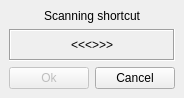
<ui version="4.0" >
 <author>R. Reucher</author>
 <class>KeySequenceScanner</class>
 <widget class="QDialog" name="KeySequenceScanner" >
  <property name="geometry" >
   <rect>
    <x>0</x>
    <y>0</y>
    <width>178</width>
    <height>98</height>
   </rect>
  </property>
  <property name="windowTitle" >
   <string>Scanning shortcut</string>
  </property>
  <layout class="QGridLayout" >
   <item row="1" column="0" colspan="2" >
    <widget class="QLabel" name="labelKeySequence" >
     <property name="frameShape" >
      <enum>QFrame::Box</enum>
     </property>
     <property name="frameShadow" >
      <enum>QFrame::Sunken</enum>
     </property>
     <property name="text" >
      <string>&lt;&lt;&lt;>>></string>
     </property>
     <property name="alignment" >
      <set>Qt::AlignCenter</set>
     </property>
    </widget>
   </item>
   <item row="2" column="0" >
    <widget class="QPushButton" name="pushButtonOk" >
     <property name="enabled" >
      <bool>false</bool>
     </property>
     <property name="focusPolicy" >
      <enum>Qt::ClickFocus</enum>
     </property>
     <property name="toolTip" >
      <string>Accept key sequence</string>
     </property>
     <property name="text" >
      <string>Ok</string>
     </property>
    </widget>
   </item>
   <item row="2" column="1" >
    <widget class="QPushButton" name="pushButtonCancel" >
     <property name="focusPolicy" >
      <enum>Qt::ClickFocus</enum>
     </property>
     <property name="toolTip" >
      <string>Cancel redefinition of key sequence</string>
     </property>
     <property name="text" >
      <string>Cancel</string>
     </property>
    </widget>
   </item>
   <item row="0" column="0" colspan="2" >
    <widget class="QLabel" name="labelStatus" >
     <property name="sizePolicy" >
      <sizepolicy vsizetype="Fixed" hsizetype="Preferred" >
       <horstretch>0</horstretch>
       <verstretch>0</verstretch>
      </sizepolicy>
     </property>
     <property name="text" >
      <string>Scanning shortcut</string>
     </property>
     <property name="alignment" >
      <set>Qt::AlignCenter</set>
     </property>
    </widget>
   </item>
  </layout>
 </widget>
 <layoutdefault spacing="6" margin="9" />
 <tabstops>
  <tabstop>pushButtonOk</tabstop>
  <tabstop>pushButtonCancel</tabstop>
 </tabstops>
 <includes/>
 <resources>
  <include location="qmc2.qrc" />
 </resources>
 <connections>
  <connection>
   <sender>pushButtonCancel</sender>
   <signal>clicked()</signal>
   <receiver>KeySequenceScanner</receiver>
   <slot>reject()</slot>
   <hints>
    <hint type="sourcelabel" >
     <x>170</x>
     <y>88</y>
    </hint>
    <hint type="destinationlabel" >
     <x>185</x>
     <y>9</y>
    </hint>
   </hints>
  </connection>
  <connection>
   <sender>pushButtonOk</sender>
   <signal>clicked()</signal>
   <receiver>KeySequenceScanner</receiver>
   <slot>accept()</slot>
   <hints>
    <hint type="sourcelabel" >
     <x>89</x>
     <y>88</y>
    </hint>
    <hint type="destinationlabel" >
     <x>153</x>
     <y>3</y>
    </hint>
   </hints>
  </connection>
 </connections>
</ui>
